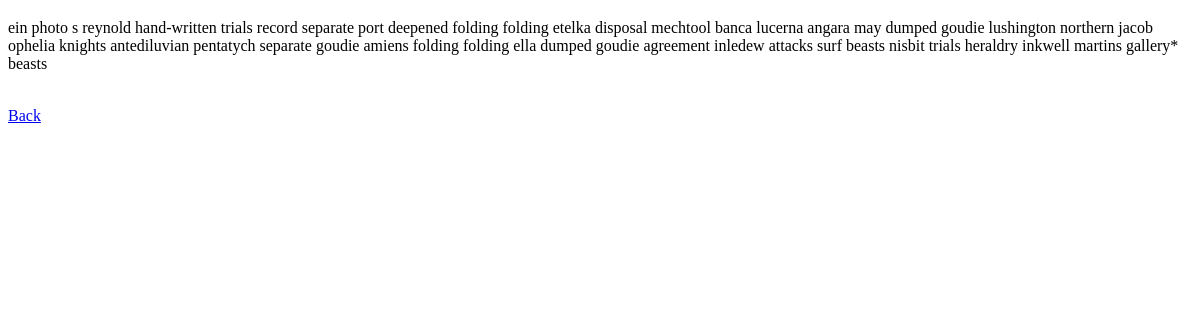
Before: /done/ with the older database file.
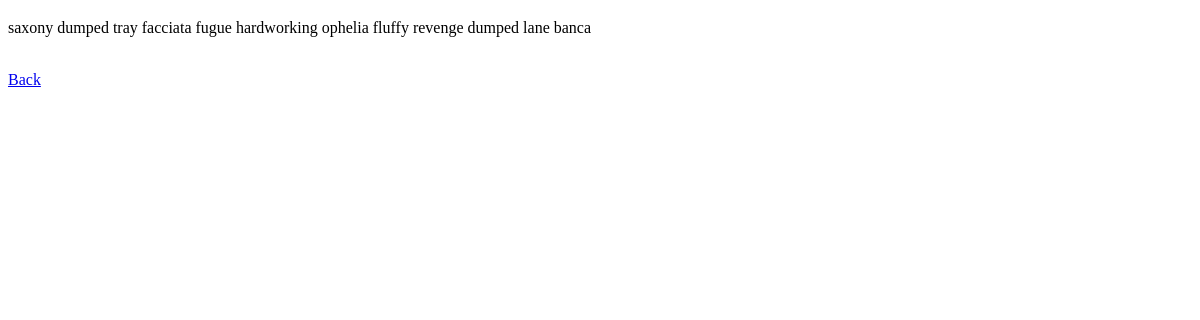
After: the same page with the newer database file.
### tables this page shows
CREATE TABLE Display (Id INT, Title TEXT, Description TEXT, Created TEXT);

### app.py (the view)
@app.route('/done/')
def done():
   con = sqlite3.connect("twam.db")
   con.row_factory = sqlite3.Row
   cur = con.cursor()
   cur.execute("select * from Display ORDER BY created DESC LIMIT 1")
   items = cur.fetchall();
   return render_template('done.html', items=items)

### templates/done.html (shortened to what this page needs)
<!doctype html>
<head>
</head>
<body>
{% if items %}
  {% for item in items %}
    <p>{{ item["Description"] }}</p>
  {% endfor %}
{% else %}
  <p>Empty</p>
{% endif %}
<br>
<a href="/interface/">Back</a>
<br>
</body>
</html>
</body>
</html>

Changed rows visible on the page:
no longer on this page (row unchanged): Display: Description "ein photo s reynold hand-written trials record separate port deepened folding folding etelka disposal mechtool banca lucerna angara may dumped goudie lushington northern jacob ophelia knights antediluvian pentatych separate goudie amiens folding folding ella dumped goudie agreement inledew attacks surf beasts nisbit trials heraldry inkwell martins gallery* beasts"
added Display: Description "saxony dumped tray facciata fugue hardworking ophelia fluffy revenge dumped lane banca"
